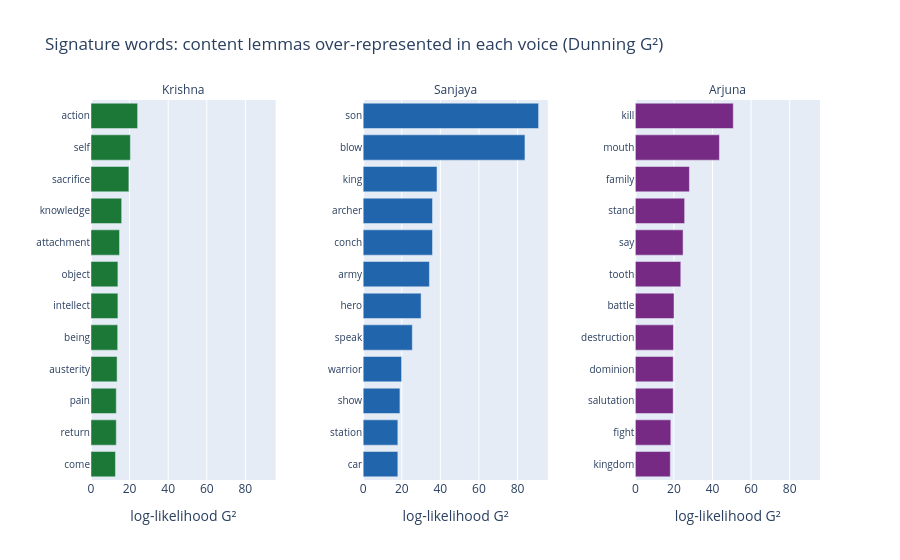

The notebook cell this image was saved under:
### Code cell
# Figure: top over-used keywords per speaker (log-likelihood).
TOPK = 12
frames = []
for s in counts.columns:
    d = key[s][key[s]["over"]].head(TOPK).copy()
    d["speaker"] = s
    frames.append(d)
key_top = pd.concat(frames, ignore_index=True)
fig_key = px.bar(
    key_top.sort_values("g2"), x="g2", y="term", orientation="h",
    facet_col="speaker", facet_col_spacing=0.12,
    color="speaker", color_discrete_map=SPEAKER_COLOR,
    labels=dict(g2="log-likelihood G²", term=""),
    title="Signature words: content lemmas over-represented in each voice (Dunning G²)",
)
fig_key.update_yaxes(matches=None, showticklabels=True, tickfont=dict(size=10))
fig_key.for_each_annotation(lambda a: a.update(text=a.text.split("=")[-1]))
fig_key.update_layout(height=560, showlegend=False)
export(fig_key, "speaker_keyness.html")
fig_key

### Figure 1 — Plotly figure (JSON) as saved in the notebook; plotly's stock layout.template omitted (floating-point values rounded to 4 significant figures)
{"data": [{"hovertemplate": "speaker=Krishna<br>log-likelihood G²=%{x}<br>=%{y}<extra></extra>", "legendgroup": "Krishna", "marker": {"color": "#1b7837", "pattern": {"shape": ""}}, "name": "Krishna", "orientation": "h", "showlegend": true, "textposition": "auto", "type": "bar", "x": [12.68, 13.1, 13.1, 13.52, 13.83, 13.94, 13.94, 14.79, 15.89, 19.63, 20.4, 24.15], "xaxis": "x", "y": ["come", "return", "pain", "austerity", "being", "intellect", "object", "attachment", "knowledge", "sacrifice", "self", "action"], "yaxis": "y"}, {"hovertemplate": "speaker=Sanjaya<br>log-likelihood G²=%{x}<br>=%{y}<extra></extra>", "legendgroup": "Sanjaya", "marker": {"color": "#2166ac", "pattern": {"shape": ""}}, "name": "Sanjaya", "orientation": "h", "showlegend": true, "textposition": "auto", "type": "bar", "x": [17.97, 17.97, 19.06, 19.92, 25.47, 30.02, 34.33, 35.94, 35.94, 38.27, 83.85, 90.93], "xaxis": "x2", "y": ["car", "station", "show", "warrior", "speak", "hero", "army", "conch", "archer", "king", "blow", "son"], "yaxis": "y2"}, {"hovertemplate": "speaker=Arjuna<br>log-likelihood G²=%{x}<br>=%{y}<extra></extra>", "legendgroup": "Arjuna", "marker": {"color": "#762a83", "pattern": {"shape": ""}}, "name": "Arjuna", "orientation": "h", "showlegend": true, "textposition": "auto", "type": "bar", "x": [18.12, 18.39, 19.63, 19.63, 19.75, 20.06, 23.56, 24.75, 25.56, 28.04, 43.59, 50.75], "xaxis": "x3", "y": ["kingdom", "fight", "salutation", "dominion", "destruction", "battle", "tooth", "say", "stand", "family", "mouth", "kill"], "yaxis": "y3"}], "layout": {"annotations": [{"font": {}, "showarrow": false, "text": "Krishna", "x": 0.1267, "xanchor": "center", "xref": "paper", "y": 1.0, "yanchor": "bottom", "yref": "paper"}, {"font": {}, "showarrow": false, "text": "Sanjaya", "x": 0.5, "xanchor": "center", "xref": "paper", "y": 1.0, "yanchor": "bottom", "yref": "paper"}, {"font": {}, "showarrow": false, "text": "Arjuna", "x": 0.8733, "xanchor": "center", "xref": "paper", "y": 1.0, "yanchor": "bottom", "yref": "paper"}], "barmode": "relative", "height": 560, "legend": {"title": {"text": "speaker"}, "tracegroupgap": 0}, "showlegend": false, "title": {"text": "Signature words: content lemmas over-represented in each voice (Dunning G²)"}, "xaxis": {"anchor": "y", "domain": [0.0, 0.2533], "title": {"text": "log-likelihood G²"}}, "xaxis2": {"anchor": "y2", "domain": [0.3733, 0.6267], "matches": "x", "title": {"text": "log-likelihood G²"}}, "xaxis3": {"anchor": "y3", "domain": [0.7467, 1.0], "matches": "x", "title": {"text": "log-likelihood G²"}}, "yaxis": {"anchor": "x", "domain": [0.0, 1.0], "showticklabels": true, "tickfont": {"size": 10}, "title": {"text": ""}}, "yaxis2": {"anchor": "x2", "domain": [0.0, 1.0], "showticklabels": true, "tickfont": {"size": 10}}, "yaxis3": {"anchor": "x3", "domain": [0.0, 1.0], "showticklabels": true, "tickfont": {"size": 10}}}}
